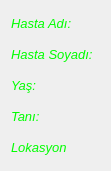
   <widget class="QWidget" name="verticalLayoutWidget">
    <property name="geometry">
     <rect>
      <x>20</x>
      <y>460</y>
      <width>111</width>
      <height>171</height>
     </rect>
    </property>
    <property name="palette">
     <palette>
      <active>
       <colorrole role="WindowText">
        <brush brushstyle="SolidPattern">
         <color alpha="255">
          <red>0</red>
          <green>255</green>
          <blue>0</blue>
         </color>
        </brush>
       </colorrole>
       <colorrole role="Text">
        <brush brushstyle="SolidPattern">
         <color alpha="255">
          <red>0</red>
          <green>255</green>
          <blue>0</blue>
         </color>
        </brush>
       </colorrole>
      </active>
      <inactive>
       <colorrole role="WindowText">
        <brush brushstyle="SolidPattern">
         <color alpha="255">
          <red>0</red>
          <green>255</green>
          <blue>0</blue>
         </color>
        </brush>
       </colorrole>
       <colorrole role="Text">
        <brush brushstyle="SolidPattern">
         <color alpha="255">
          <red>0</red>
          <green>255</green>
          <blue>0</blue>
         </color>
        </brush>
       </colorrole>
      </inactive>
      <disabled>
       <colorrole role="WindowText">
        <brush brushstyle="SolidPattern">
         <color alpha="255">
          <red>120</red>
          <green>120</green>
          <blue>120</blue>
         </color>
        </brush>
       </colorrole>
       <colorrole role="Text">
        <brush brushstyle="SolidPattern">
         <color alpha="255">
          <red>120</red>
          <green>120</green>
          <blue>120</blue>
         </color>
        </brush>
       </colorrole>
      </disabled>
     </palette>
    </property>
    <property name="font">
     <font>
      <pointsize>10</pointsize>
      <italic>true</italic>
     </font>
    </property>
    <layout class="QVBoxLayout" name="verticalLayout_3">
     <item>
      <widget class="QLabel" name="label_2">
       <property name="palette">
        <palette>
         <active>
          <colorrole role="WindowText">
           <brush brushstyle="SolidPattern">
            <color alpha="255">
             <red>0</red>
             <green>255</green>
             <blue>0</blue>
            </color>
           </brush>
          </colorrole>
          <colorrole role="Text">
           <brush brushstyle="SolidPattern">
            <color alpha="255">
             <red>0</red>
             <green>255</green>
             <blue>0</blue>
            </color>
           </brush>
          </colorrole>
         </active>
         <inactive>
          <colorrole role="WindowText">
           <brush brushstyle="SolidPattern">
            <color alpha="255">
             <red>0</red>
             <green>255</green>
             <blue>0</blue>
            </color>
           </brush>
          </colorrole>
          <colorrole role="Text">
           <brush brushstyle="SolidPattern">
            <color alpha="255">
             <red>0</red>
             <green>255</green>
             <blue>0</blue>
            </color>
           </brush>
          </colorrole>
         </inactive>
         <disabled>
          <colorrole role="WindowText">
           <brush brushstyle="SolidPattern">
            <color alpha="255">
             <red>120</red>
             <green>120</green>
             <blue>120</blue>
            </color>
           </brush>
          </colorrole>
          <colorrole role="Text">
           <brush brushstyle="SolidPattern">
            <color alpha="255">
             <red>120</red>
             <green>120</green>
             <blue>120</blue>
            </color>
           </brush>
          </colorrole>
         </disabled>
        </palette>
       </property>
       <property name="font">
        <font>
         <pointsize>10</pointsize>
         <italic>true</italic>
        </font>
       </property>
       <property name="text">
        <string>Hasta Adı:</string>
       </property>
      </widget>
     </item>
     <item>
      <widget class="QLabel" name="label_3">
       <property name="palette">
        <palette>
         <active>
          <colorrole role="WindowText">
           <brush brushstyle="SolidPattern">
            <color alpha="255">
             <red>0</red>
             <green>255</green>
             <blue>0</blue>
            </color>
           </brush>
          </colorrole>
          <colorrole role="Text">
           <brush brushstyle="SolidPattern">
            <color alpha="255">
             <red>0</red>
             <green>255</green>
             <blue>0</blue>
            </color>
           </brush>
          </colorrole>
         </active>
         <inactive>
          <colorrole role="WindowText">
           <brush brushstyle="SolidPattern">
            <color alpha="255">
             <red>0</red>
             <green>255</green>
             <blue>0</blue>
            </color>
           </brush>
          </colorrole>
          <colorrole role="Text">
           <brush brushstyle="SolidPattern">
            <color alpha="255">
             <red>0</red>
             <green>255</green>
             <blue>0</blue>
            </color>
           </brush>
          </colorrole>
         </inactive>
         <disabled>
          <colorrole role="WindowText">
           <brush brushstyle="SolidPattern">
            <color alpha="255">
             <red>120</red>
             <green>120</green>
             <blue>120</blue>
            </color>
           </brush>
          </colorrole>
          <colorrole role="Text">
           <brush brushstyle="SolidPattern">
            <color alpha="255">
             <red>120</red>
             <green>120</green>
             <blue>120</blue>
            </color>
           </brush>
          </colorrole>
         </disabled>
        </palette>
       </property>
       <property name="font">
        <font>
         <pointsize>10</pointsize>
         <italic>true</italic>
        </font>
       </property>
       <property name="text">
        <string>Hasta Soyadı:</string>
       </property>
      </widget>
     </item>
     <item>
      <widget class="QLabel" name="label_4">
       <property name="palette">
        <palette>
         <active>
          <colorrole role="WindowText">
           <brush brushstyle="SolidPattern">
            <color alpha="255">
             <red>0</red>
             <green>255</green>
             <blue>0</blue>
            </color>
           </brush>
          </colorrole>
          <colorrole role="Text">
           <brush brushstyle="SolidPattern">
            <color alpha="255">
             <red>0</red>
             <green>255</green>
             <blue>0</blue>
            </color>
           </brush>
          </colorrole>
         </active>
         <inactive>
          <colorrole role="WindowText">
           <brush brushstyle="SolidPattern">
            <color alpha="255">
             <red>0</red>
             <green>255</green>
             <blue>0</blue>
            </color>
           </brush>
          </colorrole>
          <colorrole role="Text">
           <brush brushstyle="SolidPattern">
            <color alpha="255">
             <red>0</red>
             <green>255</green>
             <blue>0</blue>
            </color>
           </brush>
          </colorrole>
         </inactive>
         <disabled>
          <colorrole role="WindowText">
           <brush brushstyle="SolidPattern">
            <color alpha="255">
             <red>120</red>
             <green>120</green>
             <blue>120</blue>
            </color>
           </brush>
          </colorrole>
          <colorrole role="Text">
           <brush brushstyle="SolidPattern">
            <color alpha="255">
             <red>120</red>
             <green>120</green>
             <blue>120</blue>
            </color>
           </brush>
          </colorrole>
         </disabled>
        </palette>
       </property>
       <property name="font">
        <font>
         <pointsize>10</pointsize>
         <italic>true</italic>
        </font>
       </property>
       <property name="text">
        <string>Yaş:</string>
       </property>
      </widget>
     </item>
     <item>
      <widget class="QLabel" name="label_10">
       <property name="font">
        <font>
         <pointsize>10</pointsize>
         <italic>true</italic>
        </font>
       </property>
       <property name="text">
        <string>Tanı:</string>
       </property>
      </widget>
     </item>
     <item>
      <widget class="QLabel" name="label_5">
       <property name="palette">
        <palette>
         <active>
          <colorrole role="WindowText">
           <brush brushstyle="SolidPattern">
            <color alpha="255">
             <red>0</red>
             <green>255</green>
             <blue>0</blue>
            </color>
           </brush>
          </colorrole>
          <colorrole role="Text">
           <brush brushstyle="SolidPattern">
            <color alpha="255">
             <red>0</red>
             <green>255</green>
             <blue>0</blue>
            </color>
           </brush>
          </colorrole>
         </active>
         <inactive>
          <colorrole role="WindowText">
           <brush brushstyle="SolidPattern">
            <color alpha="255">
             <red>0</red>
             <green>255</green>
             <blue>0</blue>
            </color>
           </brush>
          </colorrole>
          <colorrole role="Text">
           <brush brushstyle="SolidPattern">
            <color alpha="255">
             <red>0</red>
             <green>255</green>
             <blue>0</blue>
            </color>
           </brush>
          </colorrole>
         </inactive>
         <disabled>
          <colorrole role="WindowText">
           <brush brushstyle="SolidPattern">
            <color alpha="255">
             <red>120</red>
             <green>120</green>
             <blue>120</blue>
            </color>
           </brush>
          </colorrole>
          <colorrole role="Text">
           <brush brushstyle="SolidPattern">
            <color alpha="255">
             <red>120</red>
             <green>120</green>
             <blue>120</blue>
            </color>
           </brush>
          </colorrole>
         </disabled>
        </palette>
       </property>
       <property name="font">
        <font>
         <pointsize>10</pointsize>
         <italic>true</italic>
        </font>
       </property>
       <property name="text">
        <string>Lokasyon</string>
       </property>
      </widget>
     </item>
    </layout>
   </widget>
